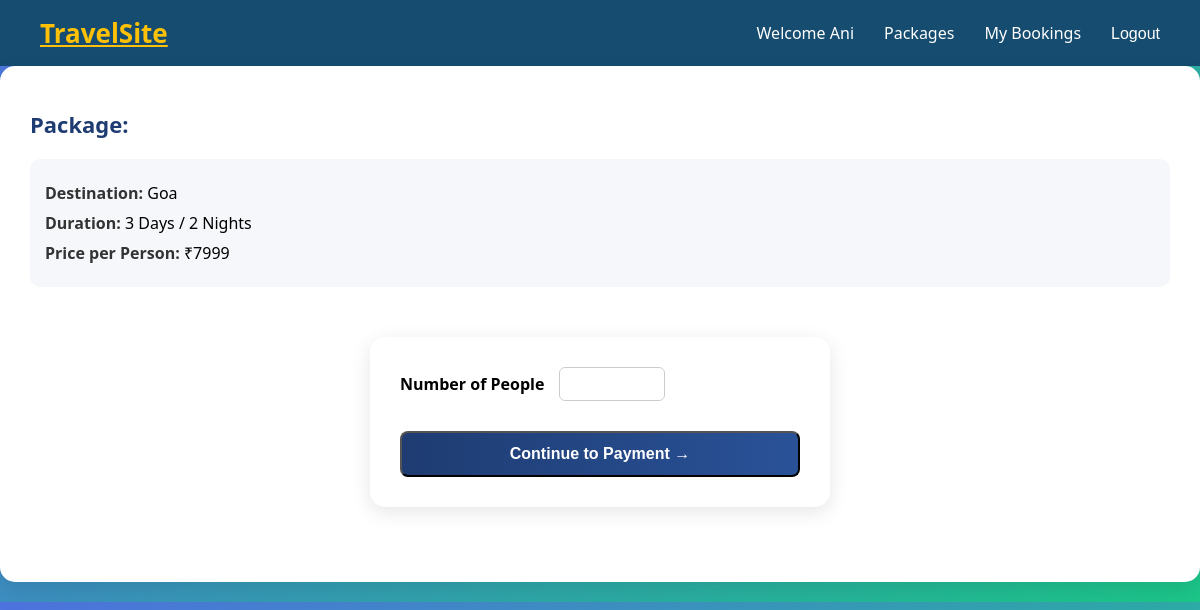
Page /book/1/ (signed in) on the committed database.
### tour/models.py (models this page shows, shortened)
class Package(models.Model):
    title = models.CharField(max_length=200)
    destination = models.ForeignKey(Destination, on_delete=models.CASCADE)
    price = models.IntegerField()
    duration = models.CharField(max_length=100)
    description = models.TextField()

class Destination(models.Model):
    name = models.CharField(max_length=100)
    location = models.CharField(max_length=100)
    description = models.TextField()
    def __str__(self):
        return self.name

### tour/views.py (the view, shortened to what this page needs)
# urls.py: path('book/<int:package_id>/', views.book_package, name="book"),
@login_required
def book_package(request, package_id):
    package = Package.objects.get(id=package_id)
    return render(request, "tour/book.html", {"package": package})

### tour/templates/tour/book.html (shortened to what this page needs)
{% extends 'tour/base.html' %}
{% block content %}
<div class="booking-container">
    <div class="booking-card">
        <h2 class="package-title">Package: {{ package.name }}</h2>
        <div class="package-info">
            <p><span>Destination:</span> {{ package.destination }}</p>
            <p><span>Duration:</span> {{ package.duration }}</p>
            <p><span>Price per Person:</span> ₹{{ package.price }}</p>
        </div>
        <form method="POST" class="booking-form">
            <div class="form-group">
                <label>Number of People</label>
                <input type="number" name="persons" min="1" required>
            </div>
            <button type="submit" class="pay-btn">
                Continue to Payment →
            </button>
        </form>
</div>
</div>
{% endblock %}

### tour/templates/tour/base.html (shortened to what this page needs)
{% load static %}
<!DOCTYPE html>
<html>
<head>
    <link rel="stylesheet" href="{% static 'css/style.css' %}">
</head>
<body>
<header class="navbar">
    <div class="logo">
        <a href="{% url 'home' %}">TravelSite</a>
    </div>
    <div class="nav-right">
        {% if user.is_authenticated %}
            <span class="welcome">Welcome {{ user.username }}</span>
        <a href="{% url 'packages' %}">Packages</a>
        <a href="{% url 'my_bookings' %}">My Bookings</a>
<form method="POST" action="{% url 'logout' %}" style="display:inline;">
    <button type="submit" class="logout-btn">Logout</button>
</form>        {% else %}
            <a href="{% url 'register' %}">Register</a>
            <a href="{% url 'login' %}">Login</a>
            <a href="{% url 'packages' %}">Packages</a>
        {% endif %}
    </div>
</header>
<div class="container">
    {% block content %}
    {% endblock %}
</div>
</body>
</html>

### tour/static/css/style.css (style rules this page uses)
.navbar { display: flex; justify-content: space-between; align-items: center; background-color: #154c6f; padding: 15px 40px; }
.logo a { font-size: 26px; font-weight: bold; color: #ffc107; }
.nav-right { display: flex; align-items: center; gap: 30px; }
.welcome { color: white; font-weight: 500; }
.nav-right a { text-decoration: none; color: white; font-weight: 500; transition: 0.3s; }
.logout-btn { background: none; border: none; color: white; font-weight: 500; font-size: 16px; cursor: pointer; transition: 0.3s; padding: 0; }
body { margin: 0; font-family: 'Segoe UI', sans-serif; background: linear-gradient(135deg, #4e73df, #1cc88a); }
input { width: 100%; padding: 10px; border-radius: 8px; border: 1px solid #ccc; transition: 0.3s; }
.booking-form { width: 400px; margin: 50px auto; background: white; padding: 30px; border-radius: 15px; box-shadow: 0 5px 20px rgba(0,0,0,0.1); }
.booking-card { background: white; border-radius: 15px; padding: 20px; margin-bottom: 20px; position: relative; }
.booking-card { background: #ffffff; border-radius: 15px; padding: 25px 30px; box-shadow: 0 10px 25px rgba(0,0,0,0.1); transition: 0.3s; }
.package-title { margin-bottom: 20px; color: #1e3c72; font-size: 22px; }
.package-info { background: #f5f7fa; padding: 15px; border-radius: 10px; margin-bottom: 25px; }
.package-info p { margin: 8px 0; font-size: 16px; }
.package-info span { font-weight: 600; color: #333; }
.form-group { display: flex; align-items: center; gap: 15px; margin-bottom: 20px; }
.form-group label { flex: 0 0 auto; font-weight: 600; }
.form-group input { flex: 0 0 80px; padding: 8px 12px; border-radius: 6px; border: 1px solid #ccc; font-size: 14px; }
.pay-btn { width: 100%; padding: 12px; border-radius: 8px; background: linear-gradient(to right, #1e3c72, #2a5298); color: white; font-weight: 600; font-size: 16px; cursor: pointer; transition: 0.3s ease; margin-top: 10px; }

### rows in the picture
Package: destination "Goa", duration "3 Days / 2 Nights", price "7999"

### other values in the picture
{{ user.username }} "Ani"
